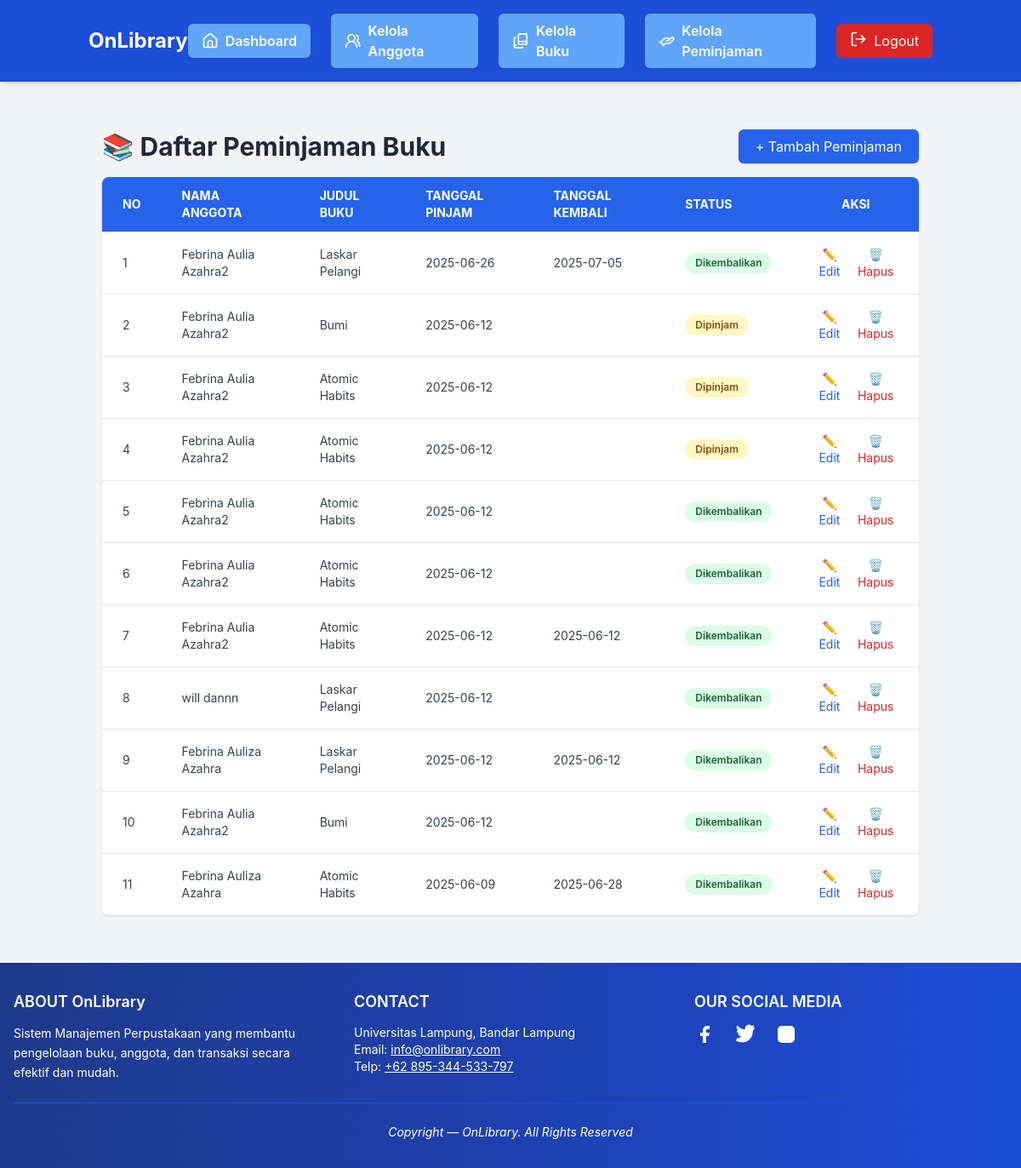
The page /views/peminjaman/list.php (signed in) on the database its author committed.
### tables this page shows
CREATE TABLE `transaksi` (
  `id` int NOT NULL AUTO_INCREMENT,
  `id_anggota` int NOT NULL,
  `id_buku` int NOT NULL,
  `tanggal_peminjaman` date NOT NULL,
  `tanggal_pengembalian` date DEFAULT NULL,
  `status` enum('dipinjam','dikembalikan') DEFAULT 'dipinjam',
  PRIMARY KEY (`id`),
  KEY `id_anggota` (`id_anggota`),
  KEY `id_buku` (`id_buku`),
  CONSTRAINT `transaksi_ibfk_1` FOREIGN KEY (`id_anggota`) REFERENCES `anggota` (`id`) ON DELETE CASCADE,
  CONSTRAINT `transaksi_ibfk_2` FOREIGN KEY (`id_buku`) REFERENCES `buku` (`id`) ON DELETE CASCADE
);

CREATE TABLE `anggota` (
  `id` int NOT NULL AUTO_INCREMENT,
  `role` enum('admin','user') DEFAULT 'user',
  `nama` varchar(100) NOT NULL,
  `email` varchar(100) NOT NULL,
  `password` varchar(255) NOT NULL,
  `nomor` varchar(20) DEFAULT NULL,
  `alamat` text,
  `registered_at` timestamp NULL DEFAULT CURRENT_TIMESTAMP,
  PRIMARY KEY (`id`),
  UNIQUE KEY `email` (`email`)
);

CREATE TABLE `buku` (
  `id` int NOT NULL AUTO_INCREMENT,
  `judul` varchar(255) NOT NULL,
  `penulis` varchar(255) NOT NULL,
  `penerbit` varchar(255) NOT NULL,
  `tahun_terbit` varchar(255) NOT NULL,
  `isbn` varchar(20) NOT NULL,
  `kategori` varchar(100) DEFAULT NULL,
  `deskripsi` text,
  `stok` int DEFAULT '0',
  `image_path` varchar(255) DEFAULT NULL,
  `created_at` timestamp NULL DEFAULT CURRENT_TIMESTAMP,
  PRIMARY KEY (`id`),
  UNIQUE KEY `isbn` (`isbn`)
);

### includes/config.php (called while the page is built, shortened)
<?php
$user = $_SESSION['user'] ?? null;
$is_logged_in = isset($user);
$role = $is_logged_in ? strtolower($user['role']) : 'guest';
$base_url = "http://localhost/onlibrary";

### functions/peminjaman.php (called while the page is built, shortened)
<?php
require_once __DIR__ . '/../includes/db_connection.php';
function getTransactions() {
    global $conn;
    $sql = "
        SELECT
            transaksi.id AS transaksi_id,
            anggota.id AS anggota_id,
            anggota.nama AS nama_anggota,
            anggota.email AS email_anggota,
            buku.id AS buku_id,
            buku.judul AS judul_buku,
            buku.penulis AS penulis_buku,
            transaksi.tanggal_peminjaman,
            transaksi.tanggal_pengembalian,
            transaksi.status
        FROM transaksi
        JOIN anggota ON transaksi.id_anggota = anggota.id
        JOIN buku ON transaksi.id_buku = buku.id
        ORDER BY transaksi.tanggal_peminjaman DESC
    ";
    $result = $conn->query($sql);
    return $result;
}
?>

### views/peminjaman/list.php (the view, shortened to what this page needs)
<?php
include_once '../../includes/header.php';
include('../../functions/peminjaman.php');
require_once '../../includes/gate_auth.php';
$data_admin = getTransactions();
?>
<?php if (isset($role) && $role === 'admin'): ?>
  <div class="container mx-auto px-4 py-6">
    <div class="flex justify-between items-center mb-4">
      <h1 class="text-3xl font-bold text-gray-800">📚 Daftar Peminjaman Buku</h1>
      <a href="../buku/list.php" class="bg-blue-600 hover:bg-blue-700 text-white px-5 py-2 rounded-md shadow transition duration-200">
        + Tambah Peminjaman
      </a>
    </div>
    <div class="overflow-x-auto rounded-lg shadow">
      <table class="min-w-full divide-y divide-gray-200 bg-white">
        <thead class="bg-blue-600 text-white uppercase text-sm">
          <tr>
            <th class="px-6 py-3 text-left">No</th>
            <th class="px-6 py-3 text-left">Nama Anggota</th>
            <th class="px-6 py-3 text-left">Judul Buku</th>
            <th class="px-6 py-3 text-left">Tanggal Pinjam</th>
            <th class="px-6 py-3 text-left">Tanggal Kembali</th>
            <th class="px-6 py-3 text-left">Status</th>
            <th class="px-6 py-3 text-center">Aksi</th>
          </tr>
        </thead>
        <tbody class="text-gray-700 text-sm">
          <?php $no = 1; foreach ($data_admin as $row): ?>
            <tr class="hover:bg-gray-50 border-t">
              <td class="px-6 py-4"><?= $no++ ?></td>
              <td class="px-6 py-4"><?= htmlspecialchars($row['nama_anggota']) ?></td>
              <td class="px-6 py-4"><?= htmlspecialchars($row['judul_buku']) ?></td>
              <td class="px-6 py-4"><?= $row['tanggal_peminjaman'] ?></td>
              <td class="px-6 py-4"><?= $row['tanggal_pengembalian'] ?></td>
              <td class="px-6 py-4">
                <?php if ($row['status'] == 'dipinjam'): ?>
                  <span class="inline-block px-3 py-1 text-xs font-semibold text-yellow-800 bg-yellow-100 rounded-full">Dipinjam</span>
                <?php else: ?>
                  <span class="inline-block px-3 py-1 text-xs font-semibold text-green-800 bg-green-100 rounded-full">Dikembalikan</span>
                <?php endif; ?>
              </td>
              <td class="px-6 py-4 text-center space-x-2 flex items-center justify-around">
                <a href="edit.php?id=<?= $row['transaksi_id'] ?>" class="text-blue-600 hover:underline text-sm">✏️ Edit</a>
                <a href="delete.php?id=<?= $row['transaksi_id'] ?>" class="text-red-600 hover:underline text-sm" onclick="return confirm('Yakin ingin menghapus?')">🗑️ Hapus</a>
              </td>
            </tr>
          <?php endforeach; ?>
        </tbody>
      </table>
    </div>
  </div>
<?php endif; ?>
<?php include_once '../../includes/footer.php'; ?>

### includes/header.php (shortened to what this page needs)
<?php
include("config.php");
?>
<!DOCTYPE html>
<html lang="id">
<head>
    <script src="https://cdn.tailwindcss.com"></script>
</head>
<body class="bg-gray-100 text-gray-900">
    <header class="bg-blue-700 text-white shadow-md">
        <nav class="container mx-auto px-4 py-4 flex justify-between items-center">
            <a href="<?= $base_url ?>/public/index.php"
                class="text-2xl font-bold">
                OnLibrary
            </a>
            <div class="flex items-center space-x-6">
                <?php if ($is_logged_in): ?>
                    <?php if ($role === 'admin'): ?>
                        <a href="<?= $base_url ?>/views/dashboard.php" class="inline-flex items-center space-x-2 bg-blue-400 hover:bg-blue-500 text-white font-semibold py-2 px-4 rounded-md transition duration-300">
                            <i data-lucide="house" class="h-5 w-5"></i>
                            <span>Dashboard</span>
                        </a>
                        <a href="<?= $base_url ?>/views/anggota/list.php" class="inline-flex items-center space-x-2 bg-blue-400 hover:bg-blue-500 text-white font-semibold py-2 px-4 rounded-md transition duration-300">
                            <i data-lucide="users-round" class="h-5 w-5"></i>
                            <span>Kelola Anggota</span>
                        </a>
                        <a href="<?= $base_url ?>/views/buku/list.php" class="inline-flex items-center space-x-2 bg-blue-400 hover:bg-blue-500 text-white font-semibold py-2 px-4 rounded-md transition duration-300">
                            <i data-lucide="book-copy" class="h-5 w-5"></i>
                            <span>Kelola Buku</span>
                        </a>
                        <a href="<?= $base_url ?>/views/peminjaman/list.php" class="inline-flex items-center space-x-2 bg-blue-400 hover:bg-blue-500 text-white font-semibold py-2 px-4 rounded-md transition duration-300">
                            <i data-lucide="hand-helping" class="h-5 w-5"></i>
                            <span>Kelola Peminjaman</span>
                        </a>
                                <?php endif; ?>
                                <a href="<?= $base_url ?>/public/auth/logout.php"
                                    class="inline-flex bg-red-600 hover:bg-red-700 px-4 py-2 rounded-md transition duration-300">
                                    <i data-lucide="log-out" class="h-5 w-5 mr-2"></i>
                                    Logout</a>
                            <?php endif; ?>
            </div>
        </nav>
    </header>
    <main class="container mx-auto px-4 py-8">

### includes/footer.php (shortened to what this page needs)
    </main>
    <footer class="bg-gradient-to-r from-blue-900 via-blue-800 to-blue-700 text-white py-8 mt-auto shadow-inner">
        <div class="container mx-auto px-4 max-w-7xl">
            <div class="grid grid-cols-1 md:grid-cols-3 gap-8 text-center md:text-left">
            <div>
                <h3 class="text-lg font-semibold mb-3">ABOUT OnLibrary</h3>
                <p class="text-sm leading-relaxed">
                Sistem Manajemen Perpustakaan yang membantu pengelolaan buku, anggota, dan transaksi secara efektif dan mudah.
                </p>
            </div>
            <div>
                <h3 class="text-lg font-semibold mb-3 uppercase">Contact</h3>
                <p class="text-sm">Universitas Lampung, Bandar Lampung</p>
                <p class="text-sm">Email: <a href="mailto:info@onlibrary.com" class="underline hover:text-pink-400">info@onlibrary.com</a></p>
                <p class="text-sm">Telp: <a href="tel:+62895344533797" class="underline hover:text-pink-400">+62 895-344-533-797</a></p>
            </div>
            <div>
                <h3 class="text-lg font-semibold mb-3 uppercase">Our Social Media</h3>
                <div class="flex justify-center md:justify-start space-x-6">
                <a href="#" aria-label="Facebook" class="hover:text-pink-400 transition-colors">
                    <svg xmlns="http://www.w3.org/2000/svg" class="lucide lucide-facebook" width="24" height="24" fill="currentColor" viewBox="0 0 24 24"><path d="M18 2h-3a5 5 0 0 0-5 5v3H7v4h3v8h4v-8h3l1-4h-4V7a1 1 0 0 1 1-1h3z"/></svg>
                </a>
                <a href="#" aria-label="Twitter" class="hover:text-pink-400 transition-colors">
                </a>
                <a href="#" aria-label="Instagram" class="hover:text-pink-400 transition-colors">
                    <svg xmlns="http://www.w3.org/2000/svg" class="lucide lucide-instagram" width="24" height="24" fill="currentColor" viewBox="0 0 24 24"><rect x="2" y="2" width="20" height="20" rx="5" ry="5"/><path d="M16 11.37A4 4 0 1 1 12.63 8 4 4 0 0 1 16 11.37z"/><line x1="17.5" y1="6.5" x2="17.51" y2="6.5"/></svg>
                </a>
                </div>
            </div>
            </div>
            <hr class="my-6 border-blue-700">
            <div class="text-center text-sm italic">
            <p>
                Copyright &mdash; OnLibrary. All Rights Reserved
            </p>
            </div>
        </div>
    </footer>
</body>
</html>

### includes/header.php (style rules this page uses)
body { font-family: 'Inter', sans-serif; min-height: 100vh; display: flex; flex-direction: column; }
main { flex: 1; }

### rows shown on the page
transaksi: id_anggota.nama "Febrina Aulia Azahra2", id_buku.judul "Laskar Pelangi", tanggal_peminjaman "2025-06-26", tanggal_pengembalian "2025-07-05", status "Dikembalikan"
transaksi: id_anggota.nama "Febrina Aulia Azahra2", id_buku.judul "Bumi", tanggal_peminjaman "2025-06-12", status "Dipinjam"
transaksi: id_anggota.nama "Febrina Aulia Azahra2", id_buku.judul "Atomic Habits", tanggal_peminjaman "2025-06-12", status "Dipinjam"
transaksi: id_anggota.nama "Febrina Aulia Azahra2", id_buku.judul "Atomic Habits", tanggal_peminjaman "2025-06-12", status "Dipinjam"
transaksi: id_anggota.nama "Febrina Aulia Azahra2", id_buku.judul "Atomic Habits", tanggal_peminjaman "2025-06-12", status "Dikembalikan"
transaksi: id_anggota.nama "Febrina Aulia Azahra2", id_buku.judul "Atomic Habits", tanggal_peminjaman "2025-06-12", status "Dikembalikan"
transaksi: id_anggota.nama "Febrina Aulia Azahra2", id_buku.judul "Atomic Habits", tanggal_peminjaman "2025-06-12", tanggal_pengembalian "2025-06-12", status "Dikembalikan"
transaksi: id_anggota.nama "will dannn", id_buku.judul "Laskar Pelangi", tanggal_peminjaman "2025-06-12", status "Dikembalikan"
transaksi: id_anggota.nama "Febrina Auliza Azahra", id_buku.judul "Laskar Pelangi", tanggal_peminjaman "2025-06-12", tanggal_pengembalian "2025-06-12", status "Dikembalikan"
transaksi: id_anggota.nama "Febrina Aulia Azahra2", id_buku.judul "Bumi", tanggal_peminjaman "2025-06-12", status "Dikembalikan"
transaksi: id_anggota.nama "Febrina Auliza Azahra", id_buku.judul "Atomic Habits", tanggal_peminjaman "2025-06-09", tanggal_pengembalian "2025-06-28", status "Dikembalikan"
